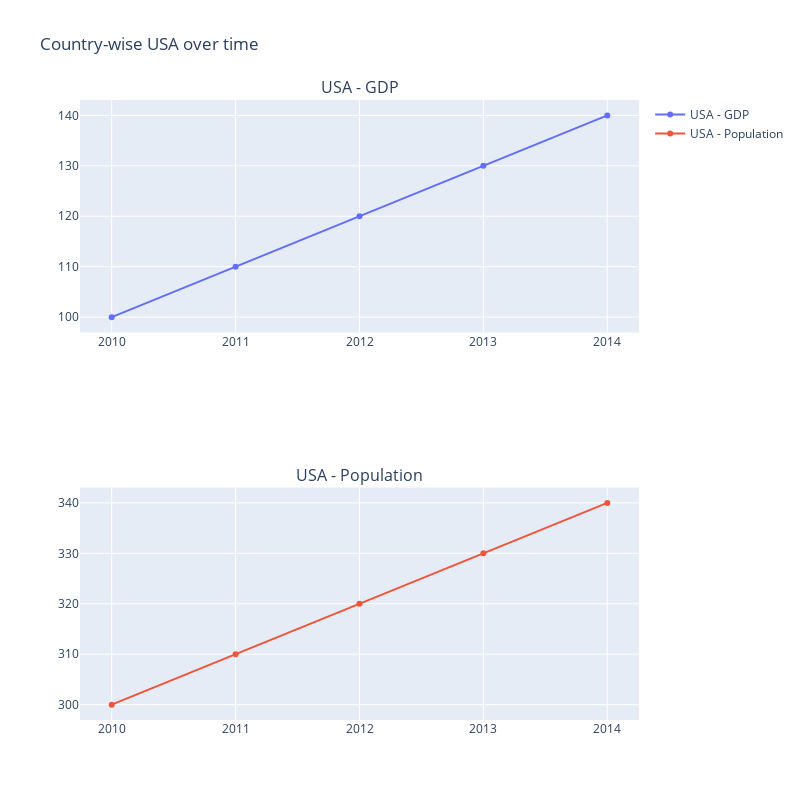

Notebook code for this chart:
### Code cell
import pandas as pd
import plotly.graph_objects as go
from plotly.subplots import make_subplots

# Sample dataframe with country columns
data = {'Year': [2010, 2011, 2012, 2013, 2014],
        'USA - GDP': [100, 110, 120, 130, 140],
        'USA - Population': [300, 310, 320, 330, 340],
        'Canada - GDP': [50, 60, 70, 80, 90],
        'Canada - Population': [100, 110, 120, 130, 140],
        'Mexico - GDP': [30, 40, 50, 60, 70],
        'Mexico - Population': [150, 160, 170, 180, 190]}
df = pd.DataFrame(data)

# Subset country-wise columns based on string search
search_string = 'USA'
country_cols = df.filter(regex=search_string)

# Create Plotly subplots
fig = make_subplots(rows=len(country_cols.columns), cols=1,
                    subplot_titles=country_cols.columns)

for i, col in enumerate(country_cols.columns):
    fig.add_trace(go.Scatter(x=df['Year'], y=df[col], name=col),
                  row=i+1, col=1)

fig.update_layout(title='Country-wise ' + search_string + ' over time',
                  height=800, width=800)

fig.show()

### Figure 1 — Plotly figure (JSON) as saved in the notebook; plotly's stock layout.template omitted (floating-point values rounded to 4 significant figures)
{"data": [{"name": "USA - GDP", "type": "scatter", "x": [2010, 2011, 2012, 2013, 2014], "xaxis": "x", "y": [100, 110, 120, 130, 140], "yaxis": "y"}, {"name": "USA - Population", "type": "scatter", "x": [2010, 2011, 2012, 2013, 2014], "xaxis": "x2", "y": [300, 310, 320, 330, 340], "yaxis": "y2"}], "layout": {"annotations": [{"font": {"size": 16}, "showarrow": false, "text": "USA - GDP", "x": 0.5, "xanchor": "center", "xref": "paper", "y": 1, "yanchor": "bottom", "yref": "paper"}, {"font": {"size": 16}, "showarrow": false, "text": "USA - Population", "x": 0.5, "xanchor": "center", "xref": "paper", "y": 0.375, "yanchor": "bottom", "yref": "paper"}], "height": 800, "title": {"text": "Country-wise USA over time"}, "width": 800, "xaxis": {"anchor": "y", "domain": [0, 1]}, "xaxis2": {"anchor": "y2", "domain": [0, 1]}, "yaxis": {"anchor": "x", "domain": [0.625, 1]}, "yaxis2": {"anchor": "x2", "domain": [0, 0.375]}}}
